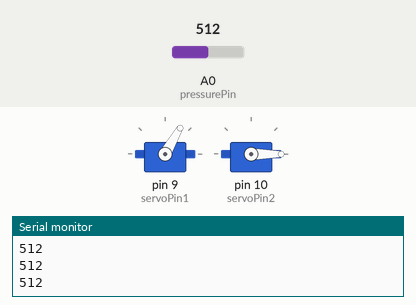
This sketch was run on a simulated Arduino Uno, built with avr-gcc and run on an emulated ATmega328P. Shown: 2 × servo, the last lines printed to the serial monitor. Inputs (shaded band) come from the test bench; at power-on: A0 (pressurePin) = 512.

Above: at 1.2 s.
1.3 s: A0 (pressurePin) set to 485
At 2.2 s:
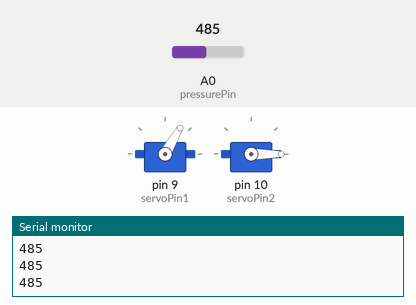
2.8 s: A0 (pressurePin) set to 319
4.3 s: A0 (pressurePin) set to 293
At 4.45 s:
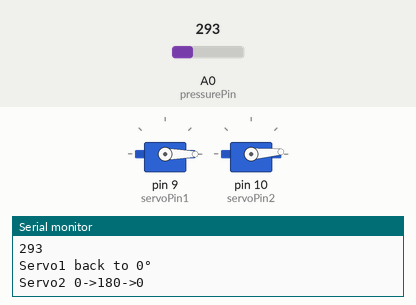
At 10.5 s:
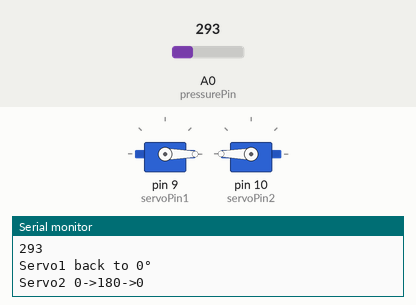
Timing chart, 0 to 16.3 s (numbered marks = the images above; inputs shaded):
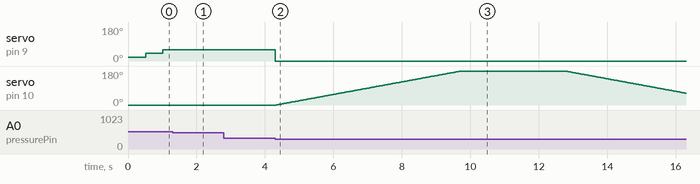

The sketch:

new-loudou.ino
```cpp
#include <Servo.h>

Servo myServo1;
Servo myServo2;

int servoPin1 = 9;
int servoPin2 = 10;
int pressurePin = A0;
int pressureValue = 0;

// 状态标志
bool inRangeLastTime = false;     // 上一次是否在压力范围内
bool servo1Scanned = false;      // 舵机1是否已经扫描到180°
bool servo2Scanning = false;      // 是否正在执行舵机2的扫描（可选，这里用于防重入）

void setup() {
  myServo1.attach(servoPin1);
  myServo2.attach(servoPin2);
  Serial.begin(9600);

  // 初始化位置
  myServo1.write(0);
  myServo2.write(0);

  // 读取初始状态
  pressureValue = analogRead(pressurePin);
  inRangeLastTime = (pressureValue >= 200 && pressureValue <= 300);
}

void loop() {
  pressureValue = analogRead(pressurePin);
  Serial.println(pressureValue);

  bool inRange = (pressureValue >= 200 && pressureValue <= 300);
  bool inHighRange = (pressureValue >= 500 && pressureValue <= 700);

  if (inRange) {
    // --- 在压力范围内 (200-300) ---
    if (!inRangeLastTime) {
      Serial.println("Servo1 back to 0°");
      myServo1.write(0);
      servo1Scanned = false;  // 重置标志，允许下次扫描
    }

    // 舵机2执行扫描动作
    if (!inRangeLastTime) {
      Serial.println("Servo2 0->180->0");

      for (int angle = 0; angle <= 180; angle++) {
        myServo2.write(angle);
        delay(30);
      }
      delay(3000);
      for (int angle = 180; angle >= 0; angle--) {
        myServo2.write(angle);
        delay(30);
      }

      myServo2.write(0);
    }

    inRangeLastTime = true;
  }
  else if (inHighRange) {
    // --- 在高压范围内 (500-700) ---
    myServo2.write(0);
    if (!servo1Scanned) {
      // 获取当前舵机1的角度
      int currentAngle = myServo1.read();

      // 如果还没到180°，每次增加30°
      if (currentAngle < 180) {
        int newAngle = currentAngle + 20;
        if (newAngle > 180) newAngle = 180; // 确保不超过180°

        myServo1.write(newAngle);
        delay(500);  // 增加延迟时间，让旋转速度更慢

        // 如果到达180°，设置标志
        if (newAngle >= 180) {
          servo1Scanned = true;
        }
      }
    }

    inRangeLastTime = false;
  }
  else {
    // --- 不在任何指定范围内 ---
    myServo2.write(0);  // 舵机2保持在0度
    inRangeLastTime = false;
  }

  delay(10);
}
```

Measured:
- the behaviour switches between 301 and 300 on A0 (pressurePin) (found by bisection; images 1 and 2)
- after the input at 1.3 s, servo on pin 9 (servoPin1): stays 60° (without the input it goes to 80° after 0.23 s)
- after the input at 4.3 s, servo on pin 9 (servoPin1): 60° → 0° at once; servo on pin 10 (servoPin2): rises from 0° to 180° in 5.4 s, then falls to 63° in 6.5 s
